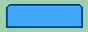

A 2D game scene composited from a Tiled map and its tileset images. What follows is a short description and the map's XML, with every tile layer's data as written:
An orthogonal 11x4 tile map with 8x8 px tiles, 1 tile layer (Tile Layer 1).

<map version="1.10" tiledversion="1.11.2" orientation="orthogonal" renderorder="right-down" width="11" height="4" tilewidth="8" tileheight="8" infinite="0" nextlayerid="2" nextobjectid="1">
 <tileset firstgid="1" name="MenuTiles" tilewidth="8" tileheight="8" tilecount="128" columns="16">
  <image source="../../MenuTiles.png" width="128" height="64" />
 </tileset>
 <layer id="1" name="Tile Layer 1" width="11" height="4">
  <data encoding="csv">
2,3,4,4,4,4,4,4,4,5,6,
7,9,9,9,9,9,9,9,9,9,11,
7,9,9,9,9,9,9,9,9,9,11,
27,28,28,29,29,29,29,29,29,31,32
</data>
 </layer>
</map>
